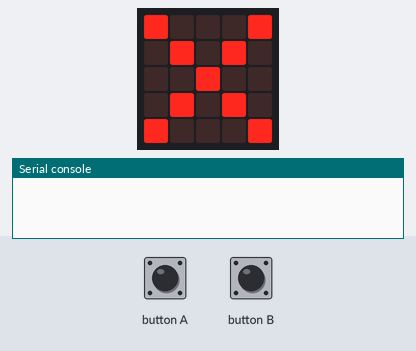
A program run on a simulated BBC micro:bit running MicroPython. Parts: the board's 5×5 LED display, the last lines printed to the serial console. Inputs (shaded band) come from the test bench. No radio messages arrive unless stated (any console line starting 'radio sent:' is added by the test bench).

Above: at 1.2 s.
1.3 s: button A pressed for 0.15 s
At 2.4 s:
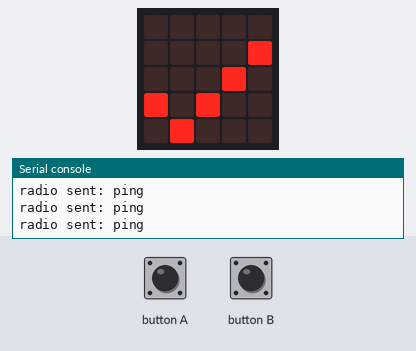
2.9 s: button B pressed for 0.15 s
At 3.3 s:
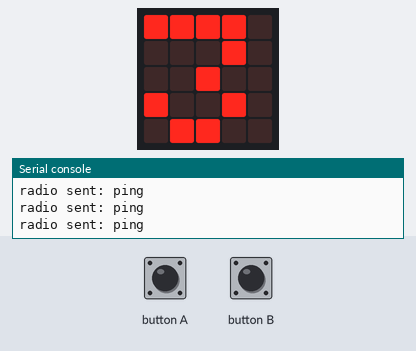
4.9 s: button B pressed for 1 s
At 5.3 s:
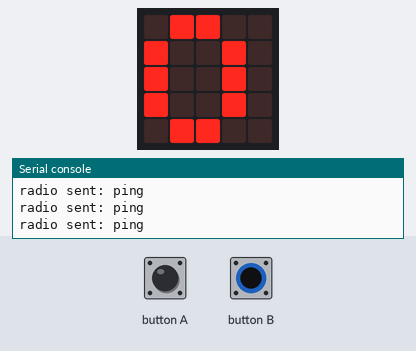
7.4 s: button A pressed for 1 s
At 8.2 s:
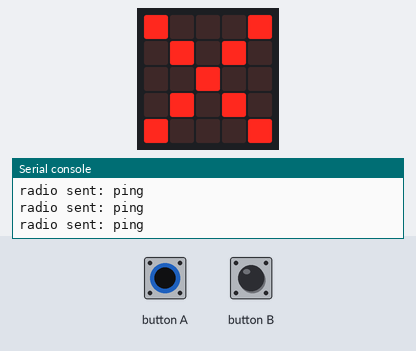
9.9 s: button A pressed for 3.2 s
At 10.6 s:
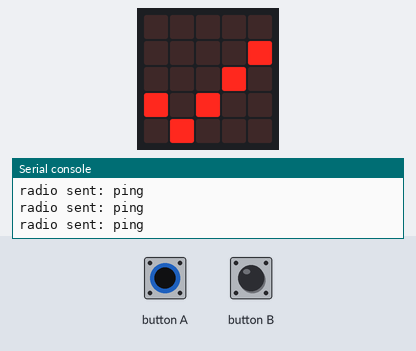
Timing chart, 0 to 12.9 s (numbered marks = the images above; inputs shaded):
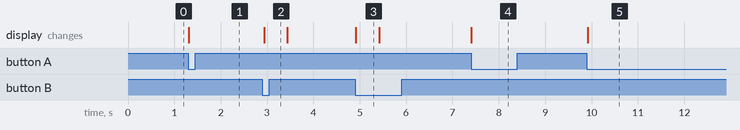

The program:

radio_beacon.py
```python
from microbit import *
import radio

strength = 2 # default strength for shortish range beacons
radio.config(channel=42,power=strength)
transmitting = False
display.show(Image.NO)

while True:
    # toggle radio activity with the A button
    if button_a.was_pressed():
        transmitting = not transmitting
        if not transmitting:
            display.show(Image.NO)
            radio.off()
        else:
            display.show(Image.YES)
            radio.on()
    elif button_b.was_pressed():
        # change the signal strength with B, between 0 and 3
        strength += 1
        if strength >= 4:
            strength = 0
        display.show(strength)
        radio.config(channel=42, power=strength)
        sleep(500)
        if transmitting:
            display.show(Image.YES)
        else:
            display.show(Image.NO)

    if transmitting:
        # can be anything, but "ping" is cute.
        radio.send("ping")

    sleep(50)
```

Measured:
- after the input at 1.3 s, the display: changes at once (image 1)
- after the input at 2.9 s, the display: changes at once (image 2)
- after the input at 4.9 s, the display: changes at once (image 3)
- after the input at 7.4 s, the display: changes at once (image 4)
- after the input at 9.9 s, the display: changes at once (image 5)
- what the display in image 3 shows lasts 0.5 s, from 4.9 s to 5.4 s
